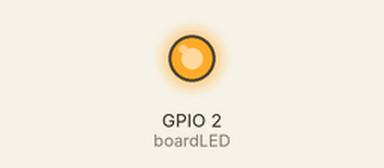
A sketch run on a simulated ESP32. Shown: output pins drawn as LEDs (lit = HIGH). WiFi joins after 1.5 s; servers stay silent unless stated; random numbers use the default seed unless the sketch sets one; no MQTT or app messages arrive unless stated; what the sketch prints to the serial monitor is not drawn.

Above: at 2.16 s.
At 7.2 s:
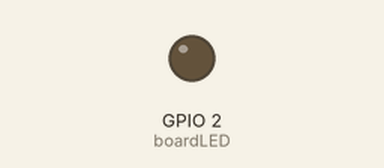
Timing chart, 0 to 15.3 s (numbered marks = the images above):
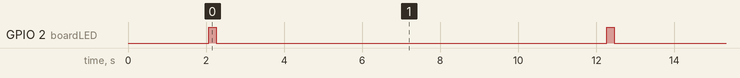

The sketch:

ESP32_001.ino
```cpp
/********************************************************************
 * Projeto: Envio de Dados MQTT com ESP32 - 12/11/2025
 * Autor: André Tritiack
 * Placa: DOIT ESP32 DEVKIT V1
 *
 * Descrição:
 * Conecta o ESP32 a uma rede Wi-Fi e ao Broker MQTT.
 * A cada 10 segundos, envia um JSON contendo:
 *  - motor_temp (°C)
 *  - vibration_rms (mm/s)
 *  - current (A)
 *
 * Extra: gera uma anomalia a cada 5 envios (e também ao digitar 'A' no Serial).
 ********************************************************************/

#include <WiFi.h>
#include <PubSubClient.h>
#include <ArduinoJson.h>

#define boardLED 2

// Wi-Fi
const char* SSID     = "SEU_SSID";
const char* PASSWORD = "SUA_SENHA";

// Broker MQTT (HiveMQ público)
const char* BROKER_MQTT = "broker.hivemq.com";
const int   BROKER_PORT = 1883;

// Tópico MQTT
#define TOPICO_PUBLISH "INTELI/ESP32/SENSOR"

// Variáveis globais
WiFiClient espClient;
PubSubClient MQTT(espClient);
DynamicJsonDocument doc(128);
char buffer[128];

float motorTemp    = 65.0;
float vibrationRms = 2.5;
float currentAmp   = 24.0;

int   envioCount   = 0;    // contador de envios para forçar anomalia periódica
bool  triggerSerial = false; // se digitar 'A' no Serial, força 1 envio anômalo

void dadosSimulados(bool forcarAlarme); // protótipo

void initWiFi() {
  WiFi.begin(SSID, PASSWORD);
  Serial.print("Conectando ao Wi-Fi");
  while (WiFi.status() != WL_CONNECTED) {
    delay(1000);
    Serial.print(".");
  }
  Serial.println("\nConectado");
  Serial.print("SSID: ");
  Serial.println(SSID);
  Serial.print("IP Local: ");
  Serial.println(WiFi.localIP());
  Serial.print("MAC Address: ");
  Serial.println(WiFi.macAddress());
  Serial.print("Sinal (RSSI): ");
  Serial.print(WiFi.RSSI());
  Serial.println(" dBm");
  Serial.println("");
}

void reconectaWiFi() {
  if (WiFi.status() != WL_CONNECTED) {
    initWiFi();
  }
}

// Conexão MQTT
void initMQTT() {
  MQTT.setServer(BROKER_MQTT, BROKER_PORT);
  while (!MQTT.connected()) {
    Serial.println("Conectando ao Broker MQTT...");
    if (MQTT.connect("ESP32_Aula")) {
      Serial.println("Conectado ao Broker!");
    } else {
      Serial.print("Falha. Estado: ");
      Serial.println(MQTT.state());
      delay(2000);
    }
  }
}

void verificaConexoesWiFiEMQTT() {
  reconectaWiFi();
  if (!MQTT.connected()) {
    initMQTT();
  }
  MQTT.loop();
}

// Função para enviar o MQTT
void enviaMQTT() {
  MQTT.publish(TOPICO_PUBLISH, buffer);
  Serial.println("Mensagem publicada!");
}

void piscaLed() {
  digitalWrite(boardLED, HIGH);
  delay(200);
  digitalWrite(boardLED, LOW);
}

// Funções de simulação
float ruido(float amplitude) {
  return (random(-100, 101) / 100.0f) * amplitude;
}

float limitarValor(float valor, float minimo, float maximo) {
  if (valor < minimo) return minimo;
  if (valor > maximo) return maximo;
  return valor;
}

void setup() {
  Serial.begin(115200);
  pinMode(boardLED, OUTPUT);
  randomSeed(analogRead(0));
  initWiFi();
  initMQTT();
}

void loop() {
  verificaConexoesWiFiEMQTT();

  // teclado do Monitor Serial: digite 'A' para forçar anomalia no próximo envio
  if (Serial.available()) {
    char c = Serial.read();
    if (c == 'A' || c == 'a') triggerSerial = true;
  }

  envioCount++;
  bool forcarAlarme = (envioCount % 5 == 0) || triggerSerial; // a cada 5 envios OU comando serial
  dadosSimulados(forcarAlarme);
  triggerSerial = false; // zera após usar

  doc.clear();
  doc["motor_temp"]    = motorTemp;
  doc["vibration_rms"] = vibrationRms;
  doc["current"]       = currentAmp;

  serializeJson(doc, buffer, sizeof(buffer));
  Serial.println(buffer);

  enviaMQTT();
  piscaLed();

  delay(10000);
}

void dadosSimulados(bool forcarAlarme){
  if (forcarAlarme) {
    // valores anômalos para demonstrar ALERTA
    motorTemp    = 110.0; // °C
    vibrationRms = 5.5;   // mm/s
    currentAmp   = 40.0;  // A
    return;
  }

  // simulação normal com pequenas variações e correlações
  currentAmp   = currentAmp + ruido(0.8);
  motorTemp    = motorTemp + ruido(0.6) + 0.02f * (currentAmp - 24.0);
  vibrationRms = vibrationRms + ruido(0.15) + (motorTemp > 80.0 ? 0.05f : 0.0f);

  motorTemp    = limitarValor(motorTemp,    40.0, 120.0);
  vibrationRms = limitarValor(vibrationRms, 0.2,  10.0);
  currentAmp   = limitarValor(currentAmp,   0.0,  60.0);
}
```

Measured:
- by itself, GPIO 2 (boardLED): alternates HIGH for 0.20 s and LOW for 10.0 s
